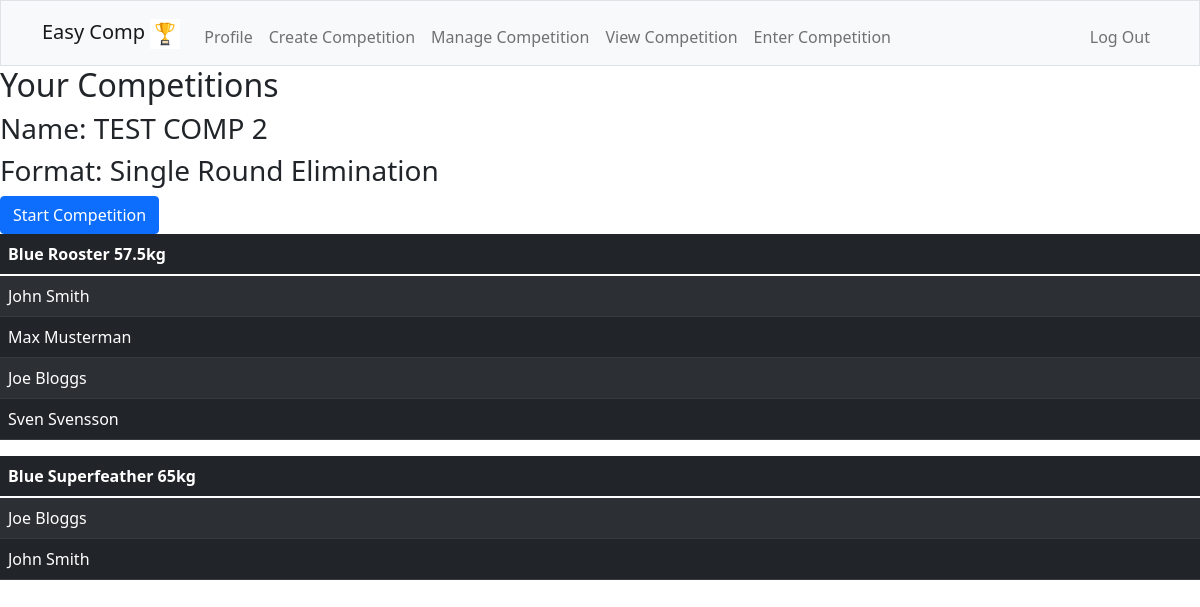
/manage (signed in), run on the app's committed database.
### tables this page shows
CREATE TABLE competitions (
    id INTEGER NOT NULL,
    name TEXT NOT NULL UNIQUE,
    format TEXT NOT NULL,
    organizer_id INTEGER NOT NULL,
    PRIMARY KEY(id),
    FOREIGN KEY(organizer_id) REFERENCES users(id)
);

CREATE TABLE divisions (
    id INTEGER NOT NULL,
    name TEXT NOT NULL,
    comp_id INTEGER NOT NULL,
    comp_name TEXT NOT NULL,
    PRIMARY KEY(id),
    FOREIGN KEY(comp_id) REFERENCES competitions(id)
    FOREIGN KEY(comp_name) REFERENCES competitions(name)
);

### app.py (the view)
@app.route("/manage", methods = ["GET"])
@login_required
def manage():
    divisions = {}
    divnames = []
    divids = []
    competitions = db.execute("SELECT DISTINCT name, format FROM competitions WHERE organizer_id = ?", session["user_id"])
    comprows = db.execute("SELECT DISTINCT id FROM competitions WHERE organizer_id = ?", session["user_id"])
    for i in range(len(comprows)):
        compid = comprows[0]["id"]
        rows = db.execute("SELECT DISTINCT id, name FROM divisions INNER JOIN competitors on competitors.division_id = divisions.id WHERE competition_id = ?", compid)
        for i in range(len(rows)):
            divname = rows[i]["name"]
            divnames.append(divname)
            divid = rows[i]["id"]
            divids.append(divid)
    for i in range(len(divids)):
        competitors = []
        divid = divids[i]
        divname = divnames[i]
        rows = db.execute("SELECT DISTINCT firstname, lastname FROM users INNER JOIN competitors on competitors.competitor_id = users.id WHERE division_id = ?", divid)
        for j in range(len(rows)):
            competitor = (rows[j]["firstname"] + " " + rows[j]["lastname"])
            competitors.append(competitor)
        divisions[divname] = competitors
    return render_template("manage-comp.html", divisions=divisions, competitions=competitions)

### app.py (called while the page is built)
@app.after_request
def after_request(response):
    response.headers["Cache-Control"] = "no-cache, no-store, must-revalidate"
    response.headers["Expires"] = 0
    response.headers["Pragma"] = "no-cache"
    return response

### helpers.py (called while the page is built)
def login_required(f):
    @wraps(f)
    def decorated_function(*args, **kwargs):
        if session.get("user_id") is None:
            return redirect("/login")
        return f(*args, **kwargs)
    return decorated_function

### templates/manage-comp.html (shortened to what this page needs)
{% extends "layout.html" %}
{% block main %}
<h2>Your Competitions</h2>
{% for dict_item in competitions %}
{% set competition = dict_item['name'] %}
    <h3>Name: {{ competition }}</h3>
    <h3>Format: {{ dict_item['format'] }} </h3>
<form action="/start/{{ competition }}" method="post">
    <button type="submit" class="btn btn-primary">Start Competition</button>
</form>
{% endfor %}
{% for division in divisions %}
<table class="table table-dark table-striped">
    <thead>
        <tr>
            <th>{{ division }}</th>
        </tr>
    </thead>
    <tbody>
        {% set list1 = divisions[division] %}
        {% for elem in list1 %}
        <tr>
            <td>{{ elem }}</td>
        </tr>
        {% endfor %}
    </tbody>
</table>
{% endfor %}
{% endblock %}

### templates/layout.html (shortened to what this page needs)
<!DOCTYPE html>
<html lang="en">
    <head>
         <link href="https://cdn.jsdelivr.net/npm/bootstrap@5.1.3/dist/css/bootstrap.min.css" rel="stylesheet">
         <link href="/static/styles.css" rel="stylesheet">
    </head>
    <body>
        <nav class="bg-light border navbar navbar-expand-md navbar-light">
            <div class="container">
                <a class="navbar-brand" href="/"><span class="title">Easy Comp</span>
                    <img src="/static/images/vecteezy_flat-design-trophy-trophy-vector-isolated-on-white-background_6425320.jpg" width="30" height="30" alt="trophy">
                </a>
                <div class="collapse navbar-collapse" id="navbar">
                    {% if session ["user_id"] %}
                    <ul class="navbar-nav me-auto mt-2">
                        <li class="nav-item"><a class="nav-link" href="/">Profile</a></li>
                        <li class="nav-item"><a class="nav-link" href="/create">Create Competition</a></li>
                        <li class="nav-item"><a class="nav-link" href="/manage">Manage Competition</a></li>
                        <li class="nav-item"><a class="nav-link" href="/view">View Competition</a></li>
                        <li class="nav-item"><a class="nav-link" href="/enter">Enter Competition</a></li>
                    </ul>
                    <ul class="navbar-nav ms-auto mt-2">
                        <li class="nav-item"><a class="nav-link" href="/logout">Log Out</a></li>
                    </ul>
                    {% else %}
                    <ul class="navbar-nav ms-auto mt-2">
                        <li class="nav-item"><a class="nav-link" href="/register">Register</a></li>
                    </ul>
                    {% endif %}
                </div>
            </div>
        </nav>
        {% block main %}{% endblock %}
    </body>
</html>

### data on the page
competitions: name "TEST COMP 2", format "Single Round Elimination"
divisions: name "Blue Rooster 57.5kg", list1 "John Smith" "Max Musterman" "Joe Bloggs" "Sven Svensson"
divisions: name "Blue Superfeather 65kg", list1 "Joe Bloggs" "John Smith"
